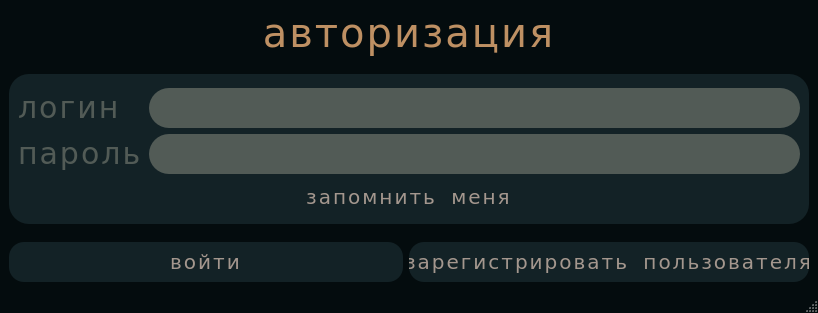
<?xml version="1.0" encoding="UTF-8"?>
<ui version="4.0">
 <class>MainWindow</class>
 <widget class="QMainWindow" name="MainWindow">
  <property name="geometry">
   <rect>
    <x>0</x>
    <y>0</y>
    <width>818</width>
    <height>313</height>
   </rect>
  </property>
  <property name="windowTitle">
   <string>Вход</string>
  </property>
  <property name="styleSheet">
   <string notr="true">QMainWindow {
    background-color: #040c0e;
}

QLabel {
    font-family: Verdana, Geneva, sans-serif;
    font-size: 40px;
    letter-spacing: 2px;
    word-spacing: 6px;
    color: #be9063;
    font-weight: normal;
    text-decoration: none;
    font-style: normal;
    font-variant: small-caps;
    text-transform: lowercase;
}
QLabel:hover {
    font-size: 40px;
    letter-spacing: 2px;
    word-spacing: 6px;
    color: #F3E0D2;
}

QPushButton {
    font-family: Verdana, Geneva, sans-serif;
    font-size: 20px;
    letter-spacing: 2px;
    word-spacing: 6px;
    font-variant: small-caps;
    text-transform: lowercase;
    background-color: #132226;
    color: #a4978e;
    border-radius: 15px;
}
QPushButton:hover {
    background-color: #525b56;
    color: #a4978e;
    border-radius: 15px;
}

QLineEdit {
    background-color: #525b56;
    color: #a4978e;
    border-radius: 20px;
    font-family: Verdana, Geneva, sans-serif;
    font-size: 20px;
    letter-spacing: 2px;
    word-spacing: 6px;
    opacity: 0.6;
	padding: 5px
}
QLineEdit:hover {
    background-color: #828a86;
    color: #132226;
    opacity: 1;
}

QFrame#frame {
    background-color: #132226;
    border-radius: 20px;
}
</string>
  </property>
  <widget class="QWidget" name="centralwidget">
   <layout class="QGridLayout" name="gridLayout_2">
    <item row="3" column="0" colspan="2">
     <spacer name="verticalSpacer">
      <property name="orientation">
       <enum>Qt::Vertical</enum>
      </property>
      <property name="sizeHint" stdset="0">
       <size>
        <width>20</width>
        <height>40</height>
       </size>
      </property>
     </spacer>
    </item>
    <item row="5" column="0">
     <widget class="QPushButton" name="enter_btn">
      <property name="minimumSize">
       <size>
        <width>0</width>
        <height>40</height>
       </size>
      </property>
      <property name="maximumSize">
       <size>
        <width>400</width>
        <height>16777215</height>
       </size>
      </property>
      <property name="font">
       <font>
        <family>Verdana</family>
        <pointsize>-1</pointsize>
        <weight>50</weight>
        <italic>false</italic>
        <bold>false</bold>
        <underline>false</underline>
        <strikeout>false</strikeout>
       </font>
      </property>
      <property name="cursor">
       <cursorShape>PointingHandCursor</cursorShape>
      </property>
      <property name="text">
       <string>войти</string>
      </property>
     </widget>
    </item>
    <item row="0" column="0" colspan="2">
     <widget class="QLabel" name="label">
      <property name="text">
       <string>авторизация</string>
      </property>
      <property name="alignment">
       <set>Qt::AlignCenter</set>
      </property>
     </widget>
    </item>
    <item row="5" column="1">
     <widget class="QPushButton" name="register_btn">
      <property name="minimumSize">
       <size>
        <width>0</width>
        <height>40</height>
       </size>
      </property>
      <property name="maximumSize">
       <size>
        <width>400</width>
        <height>16777215</height>
       </size>
      </property>
      <property name="font">
       <font>
        <family>Verdana</family>
        <pointsize>-1</pointsize>
        <weight>50</weight>
        <italic>false</italic>
        <bold>false</bold>
        <underline>false</underline>
        <strikeout>false</strikeout>
       </font>
      </property>
      <property name="cursor">
       <cursorShape>PointingHandCursor</cursorShape>
      </property>
      <property name="text">
       <string>зарегистрировать пользователя</string>
      </property>
      <property name="checkable">
       <bool>false</bool>
      </property>
     </widget>
    </item>
    <item row="1" column="0" colspan="2">
     <spacer name="verticalSpacer_2">
      <property name="orientation">
       <enum>Qt::Vertical</enum>
      </property>
      <property name="sizeHint" stdset="0">
       <size>
        <width>20</width>
        <height>40</height>
       </size>
      </property>
     </spacer>
    </item>
    <item row="2" column="0" colspan="2">
     <widget class="QFrame" name="frame">
      <property name="minimumSize">
       <size>
        <width>0</width>
        <height>150</height>
       </size>
      </property>
      <property name="frameShape">
       <enum>QFrame::StyledPanel</enum>
      </property>
      <property name="frameShadow">
       <enum>QFrame::Raised</enum>
      </property>
      <layout class="QVBoxLayout" name="verticalLayout">
       <item>
        <layout class="QGridLayout" name="gridLayout">
         <property name="topMargin">
          <number>0</number>
         </property>
         <property name="bottomMargin">
          <number>0</number>
         </property>
         <item row="0" column="1">
          <widget class="QLineEdit" name="login_le">
           <property name="minimumSize">
            <size>
             <width>400</width>
             <height>40</height>
            </size>
           </property>
           <property name="autoFillBackground">
            <bool>false</bool>
           </property>
           <property name="text">
            <string/>
           </property>
           <property name="frame">
            <bool>true</bool>
           </property>
           <property name="cursorPosition">
            <number>0</number>
           </property>
           <property name="clearButtonEnabled">
            <bool>true</bool>
           </property>
          </widget>
         </item>
         <item row="0" column="0">
          <widget class="QLabel" name="login_lbl">
           <property name="styleSheet">
            <string notr="true">font-family: Verdana, Geneva, sans-serif;
font-size: 30px;
letter-spacing: 2px;
word-spacing: 6px;
color: #525b56;
font-weight: normal;
text-decoration: none;
font-style: normal;
font-variant: small-caps;
text-transform: lowercase;</string>
           </property>
           <property name="text">
            <string>логин</string>
           </property>
          </widget>
         </item>
         <item row="2" column="0">
          <widget class="QLabel" name="pwd_lbl">
           <property name="styleSheet">
            <string notr="true">font-family: Verdana, Geneva, sans-serif;
font-size: 30px;
letter-spacing: 2px;
word-spacing: 6px;
color: #525b56;
font-weight: normal;
text-decoration: none;
font-style: normal;
font-variant: small-caps;
text-transform: lowercase;</string>
           </property>
           <property name="text">
            <string>пароль</string>
           </property>
          </widget>
         </item>
         <item row="2" column="1">
          <widget class="QLineEdit" name="pwd_le">
           <property name="minimumSize">
            <size>
             <width>400</width>
             <height>40</height>
            </size>
           </property>
           <property name="echoMode">
            <enum>QLineEdit::Password</enum>
           </property>
           <property name="clearButtonEnabled">
            <bool>true</bool>
           </property>
          </widget>
         </item>
        </layout>
       </item>
       <item>
        <widget class="QPushButton" name="remember_btn">
         <property name="styleSheet">
          <string notr="true">QPushButton {
    font-family: Verdana, Geneva, sans-serif;
    font-size: 20px;
    letter-spacing: 2px;
    word-spacing: 6px;
    color: #a4978e;
    font-variant: small-caps;
    text-transform: lowercase;
    opacity: 50%;
    border-radius: 10px;
	background-color: none;
}
QPushButton:hover {
    background-color: #828a86;
    color: #132226;
    opacity: 1;
}
QPushButton:checked {
    background-color: #828a86;
    color: #132226;
    opacity: 1;
}</string>
         </property>
         <property name="text">
          <string>запомнить меня</string>
         </property>
         <property name="checkable">
          <bool>true</bool>
         </property>
        </widget>
       </item>
      </layout>
     </widget>
    </item>
   </layout>
  </widget>
  <widget class="QStatusBar" name="statusbar"/>
 </widget>
 <resources/>
 <connections/>
</ui>
